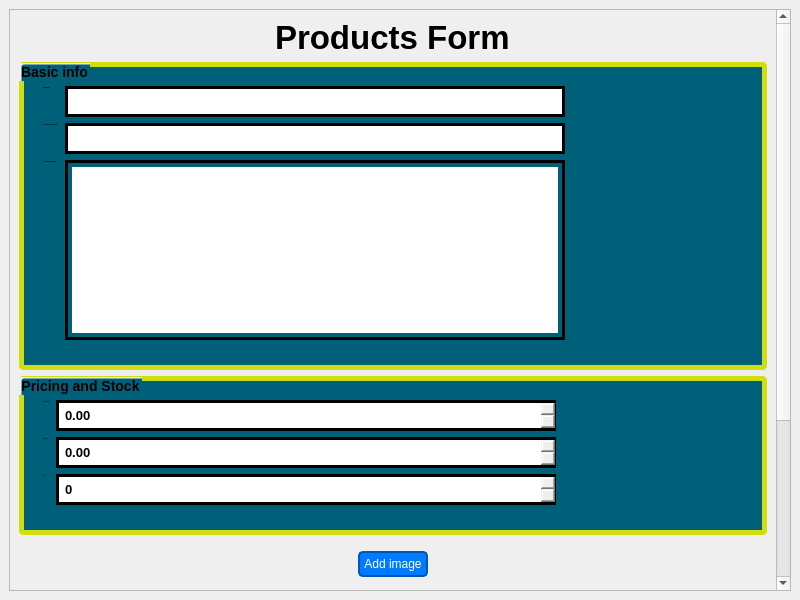
<?xml version="1.0" encoding="UTF-8"?>
<ui version="4.0">
 <class>MainWindow</class>
 <widget class="QMainWindow" name="MainWindow">
  <property name="enabled">
   <bool>true</bool>
  </property>
  <property name="geometry">
   <rect>
    <x>0</x>
    <y>0</y>
    <width>800</width>
    <height>600</height>
   </rect>
  </property>
  <property name="windowTitle">
   <string>MainWindow</string>
  </property>
  <property name="styleSheet">
   <string notr="true">#very_basic_info,
#general_info,
#groupBox_3 {
    background-color: #00607A;
    border: 5px solid #d0dd0e;
    border-radius: 5px;
    padding: 10px;
    font-size: 14px;
}

#img_btn,
#addCategoryBtn,
#saveproductbtn,#categories_img_btn {
    background-color: #007BFF;
    border: 2px solid #0056b3;
    border-radius: 5px;
    padding: 4px;
    color: white;
    margin:10px
}

#img_btn:hover,
#addCategoryBtn:hover,
#saveproductbtn:hover,
#categories_img_btn:hover {
    background-color: #780057b3;
}
#dynamic_category {
    background-color: #ff413a3a;
    border: 4px solid #ffffff;
    border-radius: 5px;
    padding: 10px;
    color: white;
    margin-bottom: 15px;
}

#remove_category_btn {
    background-color: #ffb72c2c;
    border: 2px solid #000000;
    border-radius: 5px;
    padding: 5px;
    color: white;
    margin: 5px;

}
QLineEdit,QTextEdit,QSpinBox,QDoubleSpinBox {
    font-size: 13px;
    border: 3px solid;
    padding: 4px;
}
</string>
  </property>
  <widget class="QWidget" name="centralwidget">
   <layout class="QVBoxLayout" name="verticalLayout">
    <item>
     <widget class="QScrollArea" name="scrollArea">
      <property name="horizontalScrollBarPolicy">
       <enum>Qt::ScrollBarPolicy::ScrollBarAsNeeded</enum>
      </property>
      <property name="widgetResizable">
       <bool>true</bool>
      </property>
      <widget class="QWidget" name="scrollAreaWidgetContents">
       <property name="geometry">
        <rect>
         <x>0</x>
         <y>0</y>
         <width>768</width>
         <height>886</height>
        </rect>
       </property>
       <layout class="QVBoxLayout" name="verticalLayout_3">
        <item>
         <layout class="QVBoxLayout" name="verticalLayout_2">
          <item alignment="Qt::AlignmentFlag::AlignHCenter">
           <widget class="QLabel" name="label">
            <property name="font">
             <font>
              <pointsize>25</pointsize>
              <bold>true</bold>
             </font>
            </property>
            <property name="text">
             <string>Products Form</string>
            </property>
           </widget>
          </item>
          <item>
           <widget class="QGroupBox" name="very_basic_info">
            <property name="maximumSize">
             <size>
              <width>16777215</width>
              <height>400</height>
             </size>
            </property>
            <property name="font">
             <font>
              <pointsize>-1</pointsize>
              <bold>true</bold>
             </font>
            </property>
            <property name="title">
             <string>Basic info</string>
            </property>
            <layout class="QFormLayout" name="formLayout_2">
             <item row="0" column="0">
              <widget class="QLabel" name="label_2">
               <property name="text">
                <string>Product Name</string>
               </property>
              </widget>
             </item>
             <item row="0" column="1">
              <widget class="QLineEdit" name="base_name">
               <property name="maximumSize">
                <size>
                 <width>500</width>
                 <height>16777215</height>
                </size>
               </property>
              </widget>
             </item>
             <item row="6" column="0">
              <layout class="QFormLayout" name="formLayout"/>
             </item>
             <item row="1" column="1">
              <widget class="QLineEdit" name="brand">
               <property name="maximumSize">
                <size>
                 <width>500</width>
                 <height>16777215</height>
                </size>
               </property>
              </widget>
             </item>
             <item row="1" column="0">
              <widget class="QLabel" name="label_8">
               <property name="text">
                <string>Product brand (local by default)</string>
               </property>
              </widget>
             </item>
             <item row="2" column="0">
              <widget class="QLabel" name="label_3">
               <property name="text">
                <string>Product Description (if any)</string>
               </property>
              </widget>
             </item>
             <item row="2" column="1">
              <widget class="QTextEdit" name="description">
               <property name="minimumSize">
                <size>
                 <width>0</width>
                 <height>180</height>
                </size>
               </property>
               <property name="maximumSize">
                <size>
                 <width>500</width>
                 <height>300</height>
                </size>
               </property>
              </widget>
             </item>
            </layout>
           </widget>
          </item>
          <item>
           <spacer name="verticalSpacer_3">
            <property name="orientation">
             <enum>Qt::Orientation::Vertical</enum>
            </property>
            <property name="sizeHint" stdset="0">
             <size>
              <width>20</width>
              <height>40</height>
             </size>
            </property>
           </spacer>
          </item>
          <item>
           <widget class="QGroupBox" name="general_info">
            <property name="maximumSize">
             <size>
              <width>16777215</width>
              <height>200</height>
             </size>
            </property>
            <property name="font">
             <font>
              <pointsize>-1</pointsize>
              <bold>true</bold>
             </font>
            </property>
            <property name="title">
             <string>Pricing and Stock</string>
            </property>
            <layout class="QFormLayout" name="formLayout_4">
             <item row="0" column="0">
              <widget class="QLabel" name="label_4">
               <property name="text">
                <string>purchase price</string>
               </property>
              </widget>
             </item>
             <item row="0" column="1">
              <widget class="QDoubleSpinBox" name="purchaseprice">
               <property name="maximumSize">
                <size>
                 <width>500</width>
                 <height>16777215</height>
                </size>
               </property>
               <property name="maximum">
                <double>9999999.000000000000000</double>
               </property>
              </widget>
             </item>
             <item row="1" column="0">
              <widget class="QLabel" name="label_7">
               <property name="text">
                <string>Selling Price</string>
               </property>
              </widget>
             </item>
             <item row="1" column="1">
              <widget class="QDoubleSpinBox" name="sellingprice">
               <property name="maximumSize">
                <size>
                 <width>500</width>
                 <height>16777215</height>
                </size>
               </property>
               <property name="maximum">
                <double>9999999.990000000223517</double>
               </property>
              </widget>
             </item>
             <item row="2" column="0">
              <widget class="QLabel" name="label_5">
               <property name="text">
                <string>Stock</string>
               </property>
              </widget>
             </item>
             <item row="2" column="1">
              <widget class="QSpinBox" name="stockquantity">
               <property name="maximumSize">
                <size>
                 <width>500</width>
                 <height>16777215</height>
                </size>
               </property>
               <property name="maximum">
                <number>1000000</number>
               </property>
              </widget>
             </item>
             <item row="3" column="0">
              <layout class="QFormLayout" name="formLayout_3"/>
             </item>
            </layout>
           </widget>
          </item>
          <item alignment="Qt::AlignmentFlag::AlignHCenter">
           <widget class="QPushButton" name="img_btn">
            <property name="text">
             <string>Add image</string>
            </property>
           </widget>
          </item>
          <item alignment="Qt::AlignmentFlag::AlignHCenter">
           <widget class="QPushButton" name="removegeneralimgBtn">
            <property name="enabled">
             <bool>true</bool>
            </property>
            <property name="text">
             <string>Remove Image</string>
            </property>
           </widget>
          </item>
          <item alignment="Qt::AlignmentFlag::AlignHCenter">
           <widget class="QLabel" name="image_path_label">
            <property name="text">
             <string>No Image Uploaded</string>
            </property>
           </widget>
          </item>
          <item>
           <spacer name="verticalSpacer_4">
            <property name="orientation">
             <enum>Qt::Orientation::Vertical</enum>
            </property>
            <property name="sizeHint" stdset="0">
             <size>
              <width>20</width>
              <height>40</height>
             </size>
            </property>
           </spacer>
          </item>
          <item alignment="Qt::AlignmentFlag::AlignHCenter">
           <widget class="QPushButton" name="addCategoryBtn">
            <property name="text">
             <string>Add categories</string>
            </property>
           </widget>
          </item>
          <item>
           <widget class="QGroupBox" name="groupBox_3">
            <property name="enabled">
             <bool>true</bool>
            </property>
            <property name="font">
             <font>
              <pointsize>-1</pointsize>
              <bold>true</bold>
             </font>
            </property>
            <property name="title">
             <string>categories if (any)</string>
            </property>
            <layout class="QVBoxLayout" name="verticalLayout_5">
             <item>
              <layout class="QVBoxLayout" name="verticalLayout_4">
               <item>
                <widget class="QLabel" name="label_6">
                 <property name="font">
                  <font>
                   <pointsize>10</pointsize>
                   <bold>true</bold>
                  </font>
                 </property>
                 <property name="text">
                  <string>No categories added yet</string>
                 </property>
                </widget>
               </item>
              </layout>
             </item>
            </layout>
           </widget>
          </item>
          <item alignment="Qt::AlignmentFlag::AlignHCenter">
           <widget class="QPushButton" name="saveproductbtn">
            <property name="text">
             <string>Save Product</string>
            </property>
           </widget>
          </item>
         </layout>
        </item>
        <item>
         <spacer name="verticalSpacer">
          <property name="orientation">
           <enum>Qt::Orientation::Vertical</enum>
          </property>
          <property name="sizeHint" stdset="0">
           <size>
            <width>20</width>
            <height>40</height>
           </size>
          </property>
         </spacer>
        </item>
       </layout>
      </widget>
     </widget>
    </item>
   </layout>
  </widget>
 </widget>
 <resources/>
 <connections/>
</ui>
